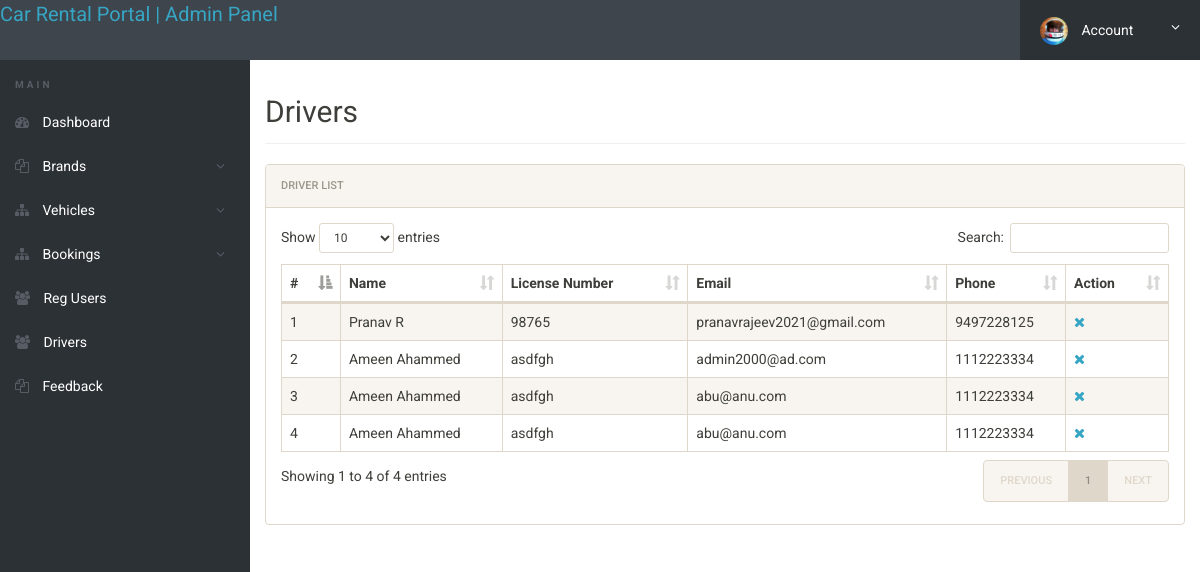
Page /admin/drivers_list.php (signed in) on the committed database.
### tables this page shows
CREATE TABLE IF NOT EXISTS `drivers` (
  `id` int NOT NULL AUTO_INCREMENT,
  `name` varchar(100) NOT NULL,
  `license_number` varchar(50) NOT NULL,
  `email` varchar(100) NOT NULL,
  `phone` varchar(15) NOT NULL,
  PRIMARY KEY (`id`)
);

### admin/drivers_list.php (the view, shortened to what this page needs)
<?php
include 'C:\wamp64\www\vehicle\database.php';
?>
<!doctype html>
<html lang="en" class="no-js">
<head>
    <link rel="stylesheet" href="css/font-awesome.min.css">
    <link rel="stylesheet" href="css/bootstrap.min.css">
    <link rel="stylesheet" href="css/dataTables.bootstrap.min.css">
    <link rel="stylesheet" href="css/bootstrap-social.css">
    <link rel="stylesheet" href="css/bootstrap-select.css">
    <link rel="stylesheet" href="css/fileinput.min.css">
    <link rel="stylesheet" href="css/awesome-bootstrap-checkbox.css">
    <link rel="stylesheet" href="css/style.css">
</head>
<body>
    <?php include('includes/header.php'); ?>
    <div class="ts-main-content">
        <?php include('includes/leftbar.php'); ?>
        <div class="content-wrapper">
            <div class="container-fluid">
                <div class="row">
                    <div class="col-md-12">
                        <h2 class="page-title">Drivers</h2>
                        <div class="panel panel-default">
                            <div class="panel-heading">Driver List</div>
                            <div class="panel-body">
                                <table id="zctb" class="display table table-striped table-bordered table-hover" cellspacing="0" width="100%">
                                    <thead>
                                        <tr>
                                            <th>#</th>
                                            <th>Name</th>
                                            <th>License Number</th>
                                            <th>Email</th>
                                            <th>Phone</th>
                                            <th>Action</th>
                                        </tr>
                                    </thead>
                                    <tbody>
                                        <?php
                                        $sql = "SELECT * FROM drivers ORDER BY id DESC";
                                        $result = $conn->query($sql);
                                        $cnt = 1;
                                        while ($row = $result->fetch_assoc()) {
                                        ?>
                                            <tr>
                                                <td><?php echo htmlentities($cnt); ?></td>
                                                <td><?php echo htmlentities($row['name']); ?></td>
                                                <td><?php echo htmlentities($row['license_number']); ?></td>
                                                <td><?php echo htmlentities($row['email']); ?></td>
                                                <td><?php echo htmlentities($row['phone']); ?></td>
                                                <td>
                                                    <a href="?del=<?php echo htmlentities($row['id']); ?>" onclick="return confirm('Are you sure you want to delete?');"><i class="fa fa-close"></i></a>
                                                </td>
                                            </tr>
                                        <?php
                                            $cnt++;
                                        }
                                        ?>
                                    </tbody>
                                </table>
                            </div>
                        </div>
                    </div>
                </div>
            </div>
        </div>
    </div>
</body>
</html>

### admin/css/style.css (style rules this page uses)
html { font-size: 14px; }
@media only screen and (min-width: 480px) { html { font-size: 17px; } }
@media only screen and (min-width: 768px) { html { font-size: 14px; } }
body { font-size: 1em; }
a { color: #37a6c4; }
.panel { overflow: hidden; }
.page-title { padding-bottom: 15px; margin-bottom: 20px; border-bottom: 1px solid #f0f0f0; }
.ts-main-content .content-wrapper { padding-top: 15px; margin-top: 60px; }
@media only screen and (min-width: 992px) { .ts-main-content .content-wrapper { margin-left: 250px; } }

### rows in the picture
drivers: name "Pranav R", license_number "98765", email "pranavrajeev2021@gmail.com", phone "9497228125"
drivers: name "Ameen Ahammed", license_number "asdfgh", email "admin2000@ad.com", phone "1112223334"
drivers: name "Ameen Ahammed", license_number "asdfgh", email "abu@anu.com", phone "1112223334"
drivers: name "Ameen Ahammed", license_number "asdfgh", email "abu@anu.com", phone "1112223334"
